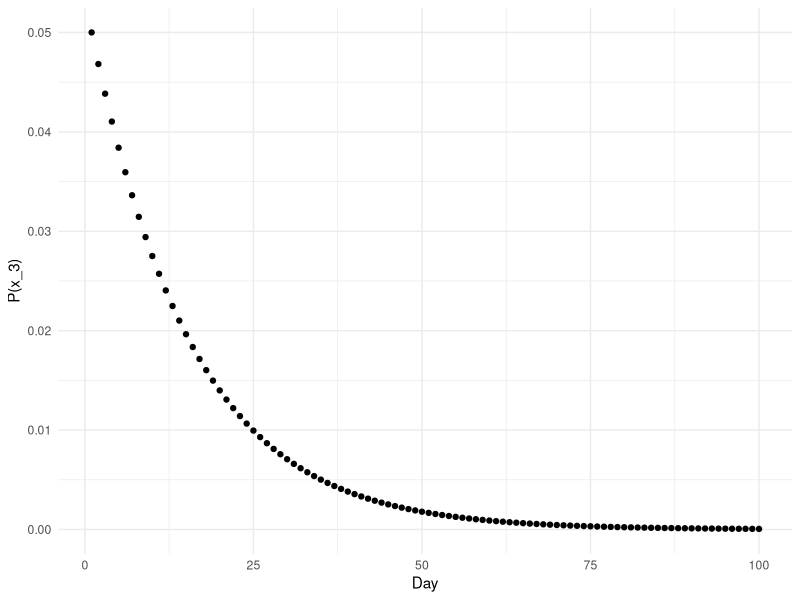
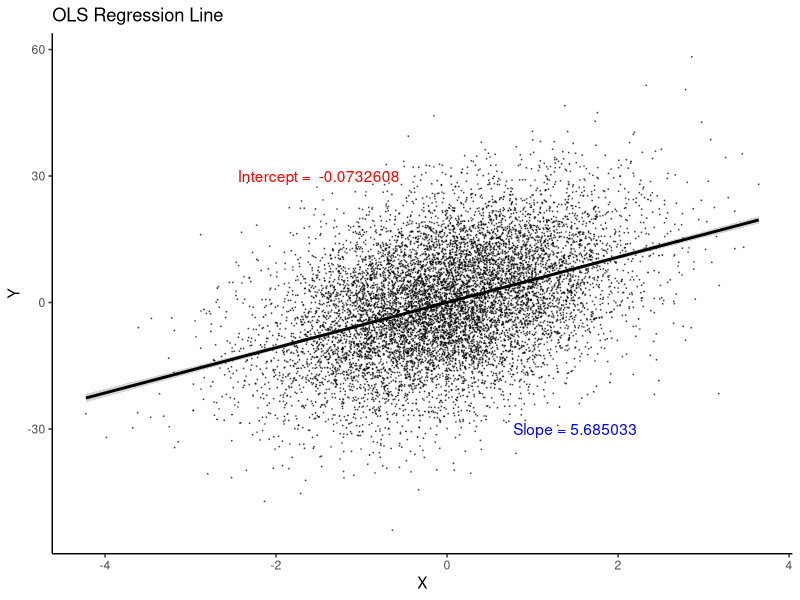
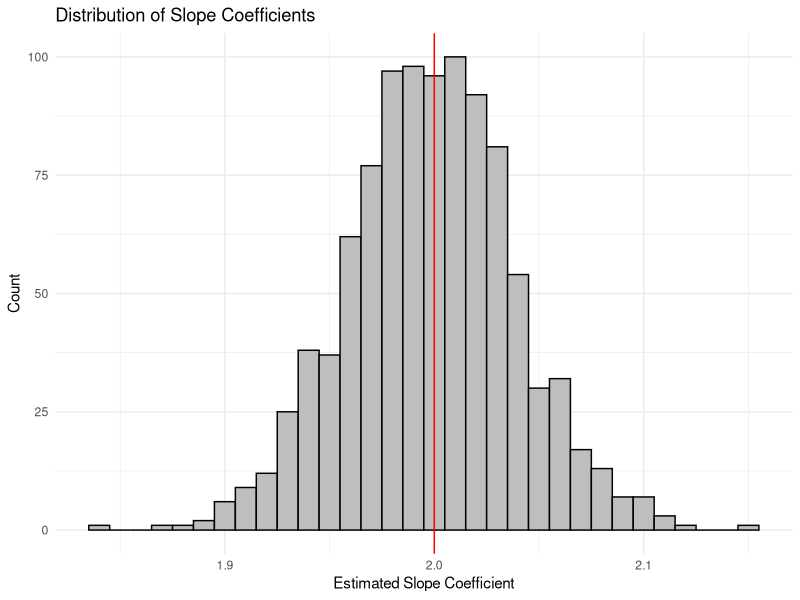

Write the R code that produced these figures, in order.
## ---- chunk 1
knitr::opts_chunk$set(echo = TRUE)
## ---- chunk 2
################################################################################
# I like to include several additional notes in the header of my files here:
#
# Last modified: 8/11/2022
#
### PURPOSE:
  # Lecture 2 code and output file
# 
### NOTES:
  # - uses the Tidyverse package and Dplyr
################################################################################


### 0. Load the packages we will need for this file ####
library(tidyverse) # load the installed package for each new session of R
library(broom)

set.seed(122333) # Setting the seed helps to make random number generators give us the same numbers across machines
################################################################################
## ---- chunk 3
##### Probability Review #####
p_healthy <- 0.75 # Assign 3 main probabilities
p_acute <- 0.2
p_chronic <- 0.05
## ---- chunk 4
p_acute_chronic <- 0.02 # Assign joint probabilities
p_healthy_acute <- 0
p_healthy_chronic <- 0
p_healthy_acute_chronic <- 0

# Conditional probabilities
p_chronic_givenacute <- p_acute_chronic / p_acute
## ---- chunk 5
p_chronic_givenacute == p_chronic * p_acute
## ---- chunk 6
# Total probability 
day1 <- p_chronic # On first day, probability of illness is the known probability
day2 <- p_chronic * (1-p_chronic) # The probability of being healthy on day1, then developing an illness on the second day 

totalprob <- day1+day2 # Total probability is sum over time
## ---- chunk 7
dayprob <- function(n) { 
    # This function returns the probability of (i) being healthy until day n, then (ii) getting a chronic condition on day n 
  return(p_chronic * (1-p_chronic)^n)
} 

# Now let's apply the function
mydata <- tibble( x=seq(1,10,by=1) ) %>%  # Periods 1 through 10
  mutate(dayprob=dayprob(x)) %>% # Daily probability
  mutate(totalprob = cumsum(dayprob)) # Total probability = sum of dailies 

# What's the first day after which total prob is > 0.15?
answer <- mydata %>% 
  mutate(tokeep = totalprob>0.15) %>% 
  filter(tokeep==1) %>% 
  mutate(first = min(x)) %>% 
  filter(row_number()==1) %>% 
  pull(first)

print(paste0("The number of days before totalprob > 0.15 is ", answer ,sep=""))
## ---- chunk 8
# Update function for p_chronic
update_chronic <- function(oldprob) { 
  p_x1_you_given_x3_me <- .7 
    # Experiment with changing this probability to see how the graph below changes
    # What happens if this is .75? .1? What does changing this mean in terms of the example? 
  
  p_x1_you_given_x1_me <- .75
  num <- p_x1_you_given_x3_me * oldprob
  den <- p_x1_you_given_x3_me * oldprob + p_x1_you_given_x1_me * (1-oldprob)
  return(num/den) # Why write it this way? Just so each term is easily digestable. 
    # Think of your code reader, not just the output!
}
## ---- chunk 9
mydata <- rep(NA, 100) # Set blanks for 100 days
mydata[1] <- .05 # Set first probability at .05
for (i in 2:100) { 
  mydata[i] <- update_chronic(mydata[i-1])
}

# Now plot
mydata <- tibble(mydata) %>% mutate(x=row_number())
ggplot(mydata,aes(x,mydata)) + geom_point() + theme_minimal() + labs(x = "Day", y = "P(x_3)")
## ---- chunk 10
tb <- tibble(
  x = rnorm(10000),
  u = rnorm(10000),
  y = 5.5*x + 12*u
) # Here's our true model, with some randomness baked in
## ---- chunk 11
tb %>% lm(y ~ x, .) 
## ---- chunk 12
# Looking at your model output
reg_tb <- lm(y ~ x, data=tb) # Store regression as an object 

summary(reg_tb) # gives you a full summary
regdata <- tidy(reg_tb, conf.int=TRUE) # Stores regression output in a data frame
regouts <- glance(reg_tb) # Stores other regression features in a data frame
## ---- chunk 13
tb <- tb %>% 
  mutate(
    yhat1 = predict(lm(y ~ x, .)),
    yhat2 = 0.0732608 + 5.685033*x, 
    uhat1 = residuals(lm(y ~ x, .)),
    uhat2 = y - yhat2
  ) # How close are our predictions? 

summary(tb[-1:-3])
## ---- chunk 14
tb %>% 
  lm(y ~ x, .) %>% 
  ggplot(aes(x=x, y=y)) + 
  ggtitle("OLS Regression Line") +
  geom_point(size = 0.05, color = "black", alpha = 0.5) +
  geom_smooth(method = lm, color = "black") +
  annotate("text", x = -1.5, y = 30, color = "red", 
           label = paste("Intercept = ", -0.0732608)) +
  annotate("text", x = 1.5, y = -30, color = "blue", 
           label = paste("Slope =", 5.685033)) + 
  theme_classic() + labs(x="X", y="Y")
## ---- chunk 15
SST <- tb %>% mutate(ybar=mean(y), sst=(y-ybar)^2) %>% select(sst) %>% summarise(sum(sst))
SSE <- tb %>% mutate(ybar=mean(y), sse=(yhat1-ybar)^2) %>% select(sse) %>% summarise(sum(sse))
SSR <- tb %>% mutate(ssr=uhat1^2) %>% select(ssr) %>% summarise(sum(ssr))

R2 <- SSE/SST
## ---- chunk 16
summary(reg_tb) # Full summary
summary(reg_tb)$r.squared # Specifically, the r-squared
## ---- chunk 17
lm <- lapply( # lapply is a useful command (see ?lapply to access documentation)
  1:1000,
  function(x) tibble(
    x = 9*rnorm(10000), # Distribution for x (rnorm(N) creates N random draws from a N(0,1) distribution)
    u = 36*rnorm(10000), # Distribution for e
    y = 3 + 2*x + u
  ) %>% 
    lm(y ~ x, .)
) # This runs 1,000 regressions with new data every time
# lapply is useful here since we want to resample data *and* do a regression at the same time. 
## ---- chunk 18
as_tibble(t(sapply(lm, coef))) %>%
  summary(x) # Summarize the regression coefficients (tabular)

as_tibble(t(sapply(lm, coef))) %>% 
  ggplot()+
  geom_histogram(aes(x), binwidth = 0.01,fill="gray",color='black') + 
  theme_minimal() + 
  labs(x="Estimated Slope Coefficient", y="Count",title="Distribution of Slope Coefficients") + 
  geom_vline(xintercept=2,color='red')
